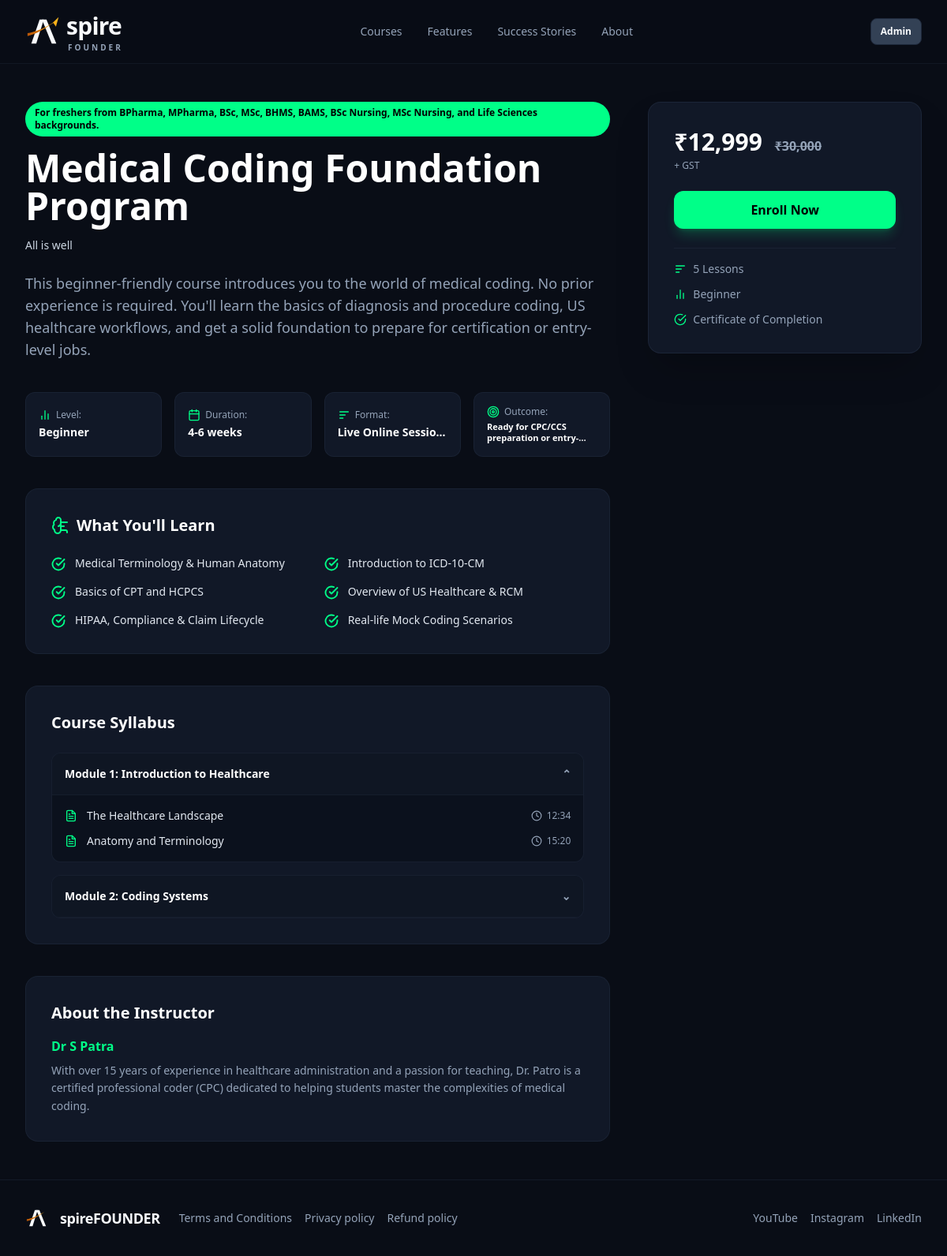
Page /courses/course-slug/ on the earlier database version.
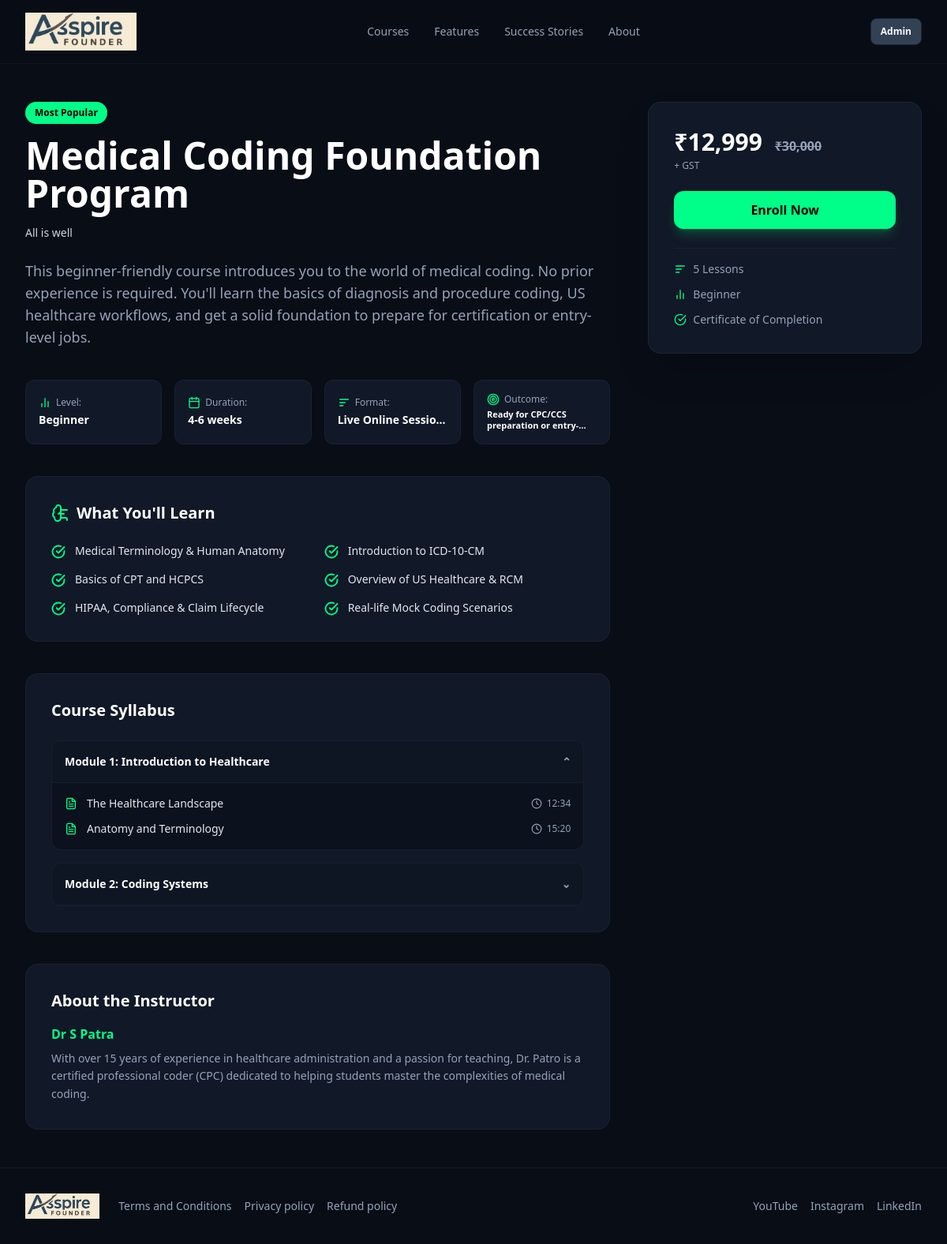
Same page on the later database version.
### courses/models.py (models this page shows, shortened)
class Course(models.Model):
    title = models.CharField(max_length=200)
    slug = models.SlugField(unique=True, default="course-slug")
    subtitle = models.CharField(max_length=250, blank=True, null=True)
    description = models.TextField(default="This comprehensive course introduces you to the world of medical coding.")
    instructor = models.CharField(max_length=100)
    instructor_bio = models.TextField(default="Certified professional coder with years of industry experience.")
    rating = models.DecimalField(max_digits=3, decimal_places=1, default=4.8)
    reviews_count = models.CharField(max_length=50, default="1250")
    students_count = models.CharField(max_length=50, default="1.2k")
    price = models.CharField(max_length=50, default="12,999")
    original_price = models.CharField(max_length=50, default="30,000")
    exam_fees = models.CharField(max_length=100, blank=True, null=True, help_text="e.g. $721 exam fees")
    badge_text = models.CharField(max_length=150, default="For freshers")
    status_badge = models.CharField(max_length=50, blank=True, null=True)
    button_text = models.CharField(max_length=50, default="Enroll Now")
    button_url = models.CharField(max_length=100, default="/login")
    level = models.CharField(max_length=50, default="Beginner Level")
    duration = models.CharField(max_length=50, default="4-6 weeks")
    format = models.CharField(max_length=100, default="Live Online Sessions")
    outcome = models.TextField(default="Ready for CPC/CCS preparation")
    lessons_count = models.IntegerField(blank=True, null=True)
    syllabus_data = models.TextField(
        blank=True, null=True,
        help_text="Format per line: Module Title | Lesson 1 (Time), Lesson 2 (Time)"
    )

class SingletonModel(models.Model):
    class Meta:
        abstract = True
    @classmethod
    def load(cls):
        obj, created = cls.objects.get_or_create(pk=1)
        return obj

class AboutPageContent(SingletonModel):
    logo = models.ImageField(upload_to='branding/', blank=True, null=True, help_text="Upload site-wide logo image")
    tagline = models.CharField(max_length=100, default="About")
    title = models.CharField(max_length=200, default="Empowering the Next Generation of Certified Medical Coders")
    subtitle = models.TextField(default="Based in Ameerpet, Hyderabad and Berhampur, Odisha, AspireFounder has a clear mission.")
    mission_title = models.CharField(max_length=150, default="Our Mission")
    mission_text = models.TextField(default="To make high-quality, affordable, and globally-aligned medical coding education accessible to freshers, graduates, and career-switchers across India.")
    why_choose_title = models.CharField(max_length=150, default="Why Choose AspireFounder?")
    why_choose_points = models.TextField(default="Courses aligned with CPC & CCS certifications\nTrainers with 7+ years of real-world experience")
    vision_title = models.CharField(max_length=150, default="Our Vision")
    vision_text = models.TextField(default="To become India's most trusted medical coding training institute.")
    commitment_title = models.CharField(max_length=150, default="Our Commitment")
    commitment_text = models.TextField(default="We believe in honest, practical, and structured learning.")
    bottom_tagline = models.CharField(max_length=250, default="Whether you're starting from scratch or upskilling for your dream job.")
    button_text = models.CharField(max_length=50, default="Explore Our Courses")
    button_url = models.CharField(max_length=100, default="/#courses")

### courses/views.py (the view)
# urls.py: path('courses/<slug:slug>/', views.course_detail, name='course_detail'),
def course_detail(request, slug):
    course = get_object_or_404(Course, slug=slug)
    parsed_modules = []
    if course.syllabus_data:
        for line in course.syllabus_data.split('\n'):
            if '|' in line:
                mod_title, lessons_raw = line.split('|', 1)
                lessons = []
                for item in lessons_raw.split(','):
                    item = item.strip()
                    if '(' in item and item.endswith(')'):
                        l_name, l_time = item.rsplit('(', 1)
                        lessons.append({'name': l_name.strip(), 'time': l_time[:-1].strip()})
                    else:
                        lessons.append({'name': item, 'time': ''})
                parsed_modules.append({'title': mod_title.strip(), 'lessons': lessons})
    context = {
        'course': course,
        'parsed_modules': parsed_modules,
    }
    return render(request, 'course_detail.html', context)

### courses/context_processors.py (called while the page is built)
def site_branding(request):
    about_content = AboutPageContent.load() if hasattr(AboutPageContent, 'load') else AboutPageContent.objects.first()
    return {
        'about_content': about_content,
        'about': about_content,  # Covers templates looking for either 'about_content' or 'about'
    }

### templates/course_detail.html (shortened to what the changed rows need)
<!DOCTYPE html>
<html lang="en" class="dark">
    <head>
        <script src="https://cdn.tailwindcss.com"></script>
    </head>
    <body class="bg-background text-foreground font-sans antialiased">
        <div class="flex flex-col min-h-screen">
            <header class="sticky top-0 z-50 w-full transition-all duration-300 bg-background/90 backdrop-blur-md border-b border-border/40">
                <div class="max-w-7xl mx-auto px-4 sm:px-6 lg:px-8 h-20 flex items-center justify-between">
                    <div class="flex items-center space-x-2">
                        <a class="flex items-center gap-2 group select-none" href="/">
                            {% if about_content.logo %}
                            <img src="{{ about_content.logo.url }}" alt="AspireFounder Logo" class="h-10 sm:h-12 w-auto object-contain transition-transform duration-300 group-hover:scale-105">
                            {% else %}
                            <div class="flex flex-col justify-center -ml-1">
                                <span class="font-headline text-2xl sm:text-3xl font-bold tracking-tight text-foreground leading-none">
                                    <span class="text-foreground">spire</span>
                                </span>
                                <span class="font-sans text-[9px] sm:text-[10px] font-bold tracking-[0.3em] text-muted-foreground uppercase leading-none mt-1 pl-[2px]">FOUNDER</span>
                            </div>
                            {% endif %}
                        </a>
                    </div>
                </div>
            </header>
            <main class="flex-1 max-w-7xl mx-auto px-4 sm:px-6 lg:px-8 py-12 w-full">
                <div class="grid grid-cols-1 lg:grid-cols-3 gap-12">
                    <div class="lg:col-span-2 space-y-10">
                        <div class="space-y-4">
                            <div class="inline-block bg-primary text-black text-xs font-bold px-3 py-1.5 rounded-full">
                                {{ course.badge_text }}
                            </div>
                            <h1 class="text-3xl sm:text-5xl font-extrabold font-headline leading-tight text-white">
                                {{ course.title }}
                            </h1>
                            {% if course.subtitle %}
                            <p class="text-slate-300 text-sm font-medium">{{ course.subtitle }}</p>
                            {% endif %}
                            <p class="text-muted-foreground text-base sm:text-lg leading-relaxed pt-2">
                                {{ course.description }}
                            </p>
                        </div>
                        <div class="grid grid-cols-2 sm:grid-cols-4 gap-4">
                            <div class="bg-card border border-border/60 p-4 rounded-xl flex flex-col justify-center">
                                <div class="flex items-center gap-1.5 text-primary text-xs mb-1">
                                    <svg xmlns="http://www.w3.org/2000/svg" width="16" height="16" viewBox="0 0 24 24" fill="none" stroke="currentColor" stroke-width="2" stroke-linecap="round" stroke-linejoin="round"><line x1="18" x2="18" y1="20" y2="10"/><line x1="12" x2="12" y1="20" y2="4"/><line x1="6" x2="6" y1="20" y2="14"/></svg>
                                    <span class="font-medium text-muted-foreground">Level:</span>
                                </div>
                                <p class="font-bold text-sm text-white">{{ course.level }}</p>
                            </div>
                            <div class="bg-card border border-border/60 p-4 rounded-xl flex flex-col justify-center">
                                <div class="flex items-center gap-1.5 text-primary text-xs mb-1">
                                    <span class="font-medium text-muted-foreground">Duration:</span>
                                </div>
                                <p class="font-bold text-sm text-white">{{ course.duration }}</p>
                            </div>
                            <div class="bg-card border border-border/60 p-4 rounded-xl flex flex-col justify-center">
                                <div class="flex items-center gap-1.5 text-primary text-xs mb-1">
                                    <svg xmlns="http://www.w3.org/2000/svg" width="16" height="16" viewBox="0 0 24 24" fill="none" stroke="currentColor" stroke-width="2" stroke-linecap="round" stroke-linejoin="round"><path d="M4 6h16M4 12h10m-10 6h6"/></svg>
                                    <span class="font-medium text-muted-foreground">Format:</span>
                                </div>
                                <p class="font-bold text-xs sm:text-sm text-white truncate">{{ course.format }}</p>
                            </div>
                            <div class="bg-card border border-border/60 p-4 rounded-xl flex flex-col justify-center">
                                <div class="flex items-center gap-1.5 text-primary text-xs mb-1">
                                    <svg xmlns="http://www.w3.org/2000/svg" width="16" height="16" viewBox="0 0 24 24" fill="none" stroke="currentColor" stroke-width="2" stroke-linecap="round" stroke-linejoin="round"><circle cx="12" cy="12" r="10"/><circle cx="12" cy="12" r="6"/><circle cx="12" cy="12" r="2"/></svg>
                                    <span class="font-medium text-muted-foreground">Outcome:</span>
                                </div>
                                <p class="font-bold text-[11px] text-white leading-tight line-clamp-2" title="{{ course.outcome }}">{{ course.outcome }}</p>
                            </div>
                        </div>
                        <div class="bg-card border border-border/60 p-6 sm:p-8 rounded-2xl">
                            <div class="flex items-center gap-2 text-primary mb-6">
                                <h2 class="text-xl font-bold text-white">What You'll Learn</h2>
                            </div>
                        </div>
                        {% if parsed_modules %}
                        <div class="bg-card border border-border/60 p-6 sm:p-8 rounded-2xl">
                            <h2 class="text-xl font-bold mb-6 text-white">Course Syllabus</h2>
                        </div>
                        {% endif %}
                        <div class="bg-card border border-border/60 p-6 sm:p-8 rounded-2xl">
                            <h2 class="text-xl font-bold mb-4 text-white">About the Instructor</h2>
                            <h3 class="text-primary font-semibold text-base mb-2">{{ course.instructor }}</h3>
                            <p class="text-muted-foreground text-sm leading-relaxed">{{ course.instructor_bio }}</p>
                        </div>
                    </div>
                    <div class="lg:col-span-1">
                        <div class="bg-card border border-border/80 p-6 sm:p-8 rounded-2xl sticky top-28 shadow-2xl space-y-6">
                            <div class="space-y-1">
                                <div class="text-3xl font-extrabold text-white font-headline">
                                    ₹{{ course.price }} <span class="text-base text-muted-foreground line-through ml-2">₹{{ course.original_price }}</span>
                                </div>
                                <p class="text-xs text-muted-foreground">+ GST {% if course.exam_fees %}+ {{ course.exam_fees }}{% endif %}</p>
                            </div>
                            <a href="{% url 'checkout' course.slug %}" class="w-full bg-primary text-primary-foreground font-bold h-12 rounded-xl text-base flex items-center justify-center shadow-lg shadow-primary/20 hover:bg-primary/90 transition">
                                {{ course.button_text }}
                            </a>
                            <div class="space-y-3 pt-4 border-t border-border/60 text-sm text-muted-foreground">
                                {% if course.lessons_count %}
                                <div class="flex items-center gap-2">
                                    <svg class="text-primary" xmlns="http://www.w3.org/2000/svg" width="16" height="16" viewBox="0 0 24 24" fill="none" stroke="currentColor" stroke-width="2" stroke-linecap="round" stroke-linejoin="round"><path d="M4 6h16M4 12h10m-10 6h6"/></svg>
                                    <span>{{ course.lessons_count }} Lessons</span>
                                </div>
                                {% endif %}
                                <div class="flex items-center gap-2">
                                    <span>{{ course.level }}</span>
                                </div>
                                <div class="flex items-center gap-2">
                                </div>
                            </div>
                        </div>
                    </div>
                </div>
            </main>
            <footer class="border-t border-border/50 bg-background mt-auto">
                <div class="max-w-7xl mx-auto px-4 sm:px-6 lg:px-8 flex flex-col items-center justify-between gap-6 py-10 md:h-24 md:flex-row md:py-0 text-center md:text-left">
                    <div class="flex flex-col items-center gap-4 md:flex-row md:gap-6">
                        <a class="flex items-center gap-2 group select-none" href="/">
                            {% if about_content.logo %}
                            <img src="{{ about_content.logo.url }}" alt="AspireFounder Logo" class="h-8 w-auto object-contain">
                            {% else %}
                            <span class="font-bold tracking-tight text-lg text-foreground ml-1">spireFOUNDER</span>
                            {% endif %}
                        </a>
                    </div>
                </div>
            </footer>
        </div>
    </body>
</html>

Differences in the rows shown:
now on this page (row edited): AboutPageContent: logo (picture)
changed Course "Medical Coding Foundation Program": badge_text "For freshers from BPharma, MPharma, BSc, MSc, BHMS, BAMS, BSc Nursing, MSc Nursing, and Life Sciences backgrounds." → "Most Popular"
Other differences:
text no longer shown: "spire FOUNDER spireFOUNDER"
